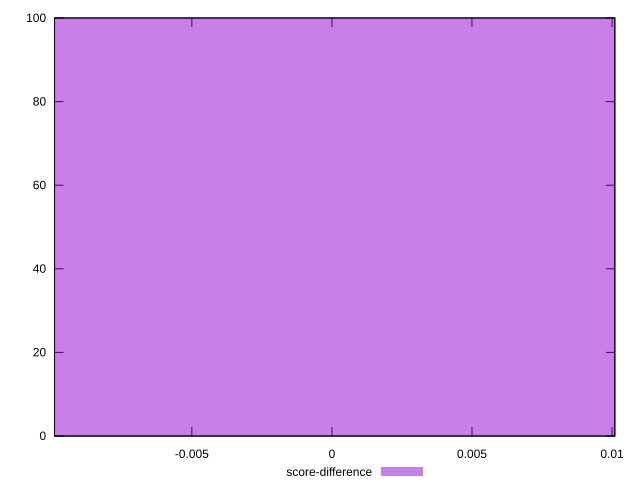

Here is the gnuplot script that generated this plot:
reset

$scoreDifference <<EOF
0 100
EOF

set key outside below
set boxwidth 0.1
set xrange [-0.009901314972690525:0.010098685027309475]
set yrange [0:100]
set trange [0:100]
set style fill transparent solid 0.5 noborder
set terminal svg size 640, 490 enhanced background rgb 'white'
set output "reprap/uses-long-cache-ttl/samples/pages+cached+noexternal+nosvg/score-difference/histogram.svg"

plot $scoreDifference title "score-difference" with boxes

reset
